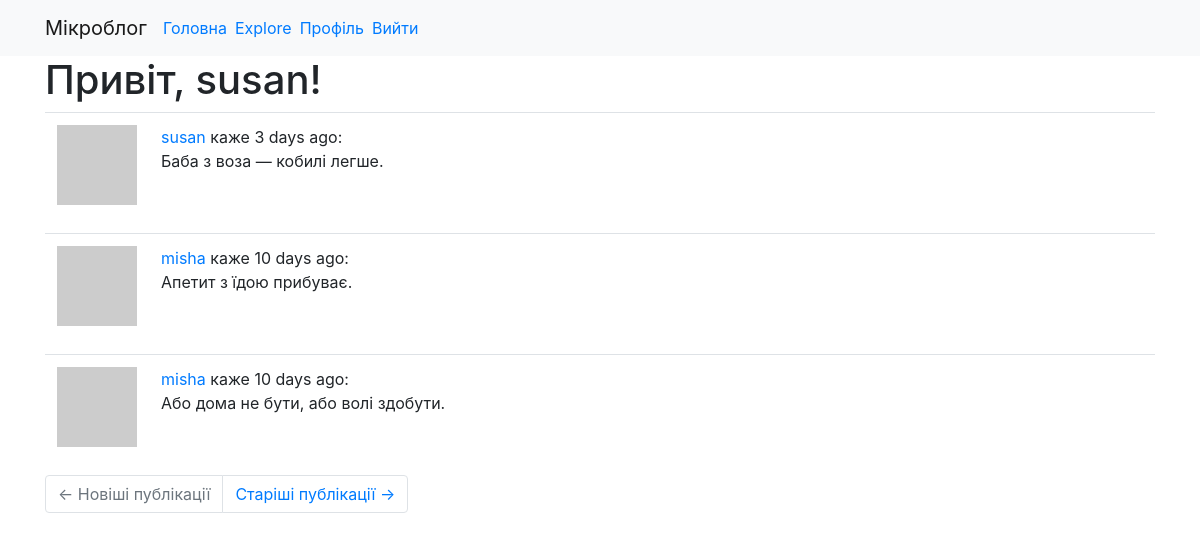
Page /explore (signed in) on the committed database.
### app/models.py (models this page shows, shortened)
class User(UserMixin, db.Model):
    id = db.Column(db.Integer, primary_key=True)
    username = db.Column(db.String(64), index=True, unique=True)
    email = db.Column(db.String(120), index=True, unique=True)
    password_hash = db.Column(db.String(128))
    posts = db.relationship('Post', backref='author', lazy='dynamic')
    about_me = db.Column(db.String(140))
    last_seen = db.Column(db.DateTime, default=datetime.utcnow)
    followed = db.relationship(
        'User', secondary=followers,
        primaryjoin=(followers.c.follower_id == id),
        secondaryjoin=(followers.c.followed_id == id),
        backref=db.backref('followers', lazy='dynamic'), lazy='dynamic')
    def avatar(self, size):
        digest = md5(self.email.lower().encode('utf-8')).hexdigest()
        return f'https://www.gravatar.com/avatar/{digest}?d=identicon&s={size}'

class Post(db.Model):
    id = db.Column(db.Integer, primary_key=True)
    body = db.Column(db.String(140))
    timestamp = db.Column(db.DateTime, index=True, default=datetime.utcnow)
    user_id = db.Column(db.Integer, db.ForeignKey('user.id'))

### app/main/routes.py (the view)
@bp.route('/explore')
@login_required
def explore():
    page = request.args.get('page', 1, type=int)
    posts = Post.query.order_by(Post.timestamp.desc()).paginate(
        page, current_app.config['POSTS_PER_PAGE'], False)
    next_url = url_for('main.explore', page=posts.next_num) \
        if posts.has_next else None
    prev_url = url_for('main.explore', page=posts.prev_num) \
        if posts.has_prev else None
    return render_template('index.html', title='Explore', posts=posts.items, next_url=next_url, prev_url=prev_url)

### app/main/routes.py (called while the page is built)
@bp.before_app_request
def before_request():
    if current_user.is_authenticated:
        current_user.last_seen = datetime.utcnow()
        db.session.commit()

### app/models.py (called while the page is built)
@login.user_loader
def load_user(id):
    return User.query.get(int(id))

### app/templates/index.html (shortened to what this page needs)
{% extends "base.html" %}
{% block content %}
<h1>Привіт, {{ current_user.username }}!</h1>
{% for post in posts %}
{% include '_post.html' %}
{% endfor %}
{% include 'page_navigation.html' %}
{% endblock %}

### app/templates/_post.html
<table class="table table-hover">
	<tr>
		<td width="70px">
			<a href="{{ url_for('main.user', username=post.author.username) }}">
				<img src="{{ post.author.avatar(70) }}">
			</a>
		</td>
		<td>
			<a href="{{ url_for('main.user', username=post.author.username) }}">
				{{ post.author.username }}
			</a> каже {{ moment(post.timestamp).fromNow() }}:
			<br>
			<span id="post{{ post.id }}">{{ post.body }}</span>
		</td>
	</tr>
</table>

### rows in the picture
User: username "susan"
Post: author.username "susan", timestamp "3 days ago", body "Баба з воза — кобилі легше."
Post: author.username "misha", timestamp "10 days ago", body "Апетит з їдою прибуває."
Post: author.username "misha", timestamp "10 days ago", body "Або дома не бути, або волі здобути."
